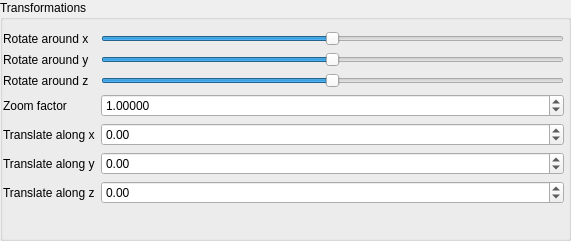
  <widget class="QGroupBox" name="groupBox">
   <property name="geometry">
    <rect>
     <x>10</x>
     <y>10</y>
     <width>571</width>
     <height>241</height>
    </rect>
   </property>
   <property name="styleSheet">
    <string notr="true"/>
   </property>
   <property name="title">
    <string>Transformations</string>
   </property>
   <widget class="QWidget" name="layoutWidget">
    <property name="geometry">
     <rect>
      <x>3</x>
      <y>31</y>
      <width>561</width>
      <height>201</height>
     </rect>
    </property>
    <layout class="QFormLayout" name="formLayout">
     <item row="0" column="0">
      <widget class="QLabel" name="label">
       <property name="text">
        <string>Rotate around x</string>
       </property>
       <property name="buddy">
        <cstring>rotate_x_slider</cstring>
       </property>
      </widget>
     </item>
     <item row="0" column="1">
      <widget class="QSlider" name="rotate_x_slider">
       <property name="styleSheet">
        <string notr="true"/>
       </property>
       <property name="minimum">
        <number>-180</number>
       </property>
       <property name="maximum">
        <number>180</number>
       </property>
       <property name="orientation">
        <enum>Qt::Horizontal</enum>
       </property>
      </widget>
     </item>
     <item row="1" column="0">
      <widget class="QLabel" name="label_2">
       <property name="text">
        <string>Rotate around y</string>
       </property>
       <property name="buddy">
        <cstring>rotate_y_slider</cstring>
       </property>
      </widget>
     </item>
     <item row="1" column="1">
      <widget class="QSlider" name="rotate_y_slider">
       <property name="styleSheet">
        <string notr="true"/>
       </property>
       <property name="minimum">
        <number>-180</number>
       </property>
       <property name="maximum">
        <number>180</number>
       </property>
       <property name="orientation">
        <enum>Qt::Horizontal</enum>
       </property>
      </widget>
     </item>
     <item row="2" column="0">
      <widget class="QLabel" name="label_3">
       <property name="text">
        <string>Rotate around z</string>
       </property>
       <property name="buddy">
        <cstring>rotate_z_slider</cstring>
       </property>
      </widget>
     </item>
     <item row="2" column="1">
      <widget class="QSlider" name="rotate_z_slider">
       <property name="styleSheet">
        <string notr="true"/>
       </property>
       <property name="minimum">
        <number>-180</number>
       </property>
       <property name="maximum">
        <number>180</number>
       </property>
       <property name="orientation">
        <enum>Qt::Horizontal</enum>
       </property>
      </widget>
     </item>
     <item row="3" column="0">
      <widget class="QLabel" name="label_4">
       <property name="text">
        <string>Zoom factor</string>
       </property>
       <property name="buddy">
        <cstring>zoom_factor_spin_box</cstring>
       </property>
      </widget>
     </item>
     <item row="3" column="1">
      <widget class="QDoubleSpinBox" name="zoom_factor_spin_box">
       <property name="toolTip">
        <string/>
       </property>
       <property name="decimals">
        <number>5</number>
       </property>
       <property name="minimum">
        <double>0.000100000000000</double>
       </property>
       <property name="maximum">
        <double>10000.000000000000000</double>
       </property>
       <property name="singleStep">
        <double>0.100000000000000</double>
       </property>
       <property name="value">
        <double>1.000000000000000</double>
       </property>
      </widget>
     </item>
     <item row="4" column="0">
      <widget class="QLabel" name="label_5">
       <property name="text">
        <string>Translate along x</string>
       </property>
       <property name="buddy">
        <cstring>trans_x_spin_box</cstring>
       </property>
      </widget>
     </item>
     <item row="4" column="1">
      <widget class="QDoubleSpinBox" name="trans_x_spin_box">
       <property name="minimum">
        <double>-100.000000000000000</double>
       </property>
       <property name="maximum">
        <double>100.000000000000000</double>
       </property>
       <property name="singleStep">
        <double>0.100000000000000</double>
       </property>
      </widget>
     </item>
     <item row="5" column="0">
      <widget class="QLabel" name="label_6">
       <property name="text">
        <string>Translate along y</string>
       </property>
       <property name="buddy">
        <cstring>trans_y_spin_box</cstring>
       </property>
      </widget>
     </item>
     <item row="5" column="1">
      <widget class="QDoubleSpinBox" name="trans_y_spin_box">
       <property name="minimum">
        <double>-100.000000000000000</double>
       </property>
       <property name="maximum">
        <double>100.000000000000000</double>
       </property>
       <property name="singleStep">
        <double>0.100000000000000</double>
       </property>
      </widget>
     </item>
     <item row="6" column="0">
      <widget class="QLabel" name="label_7">
       <property name="text">
        <string>Translate along z</string>
       </property>
       <property name="buddy">
        <cstring>trans_z_spin_box</cstring>
       </property>
      </widget>
     </item>
     <item row="6" column="1">
      <widget class="QDoubleSpinBox" name="trans_z_spin_box">
       <property name="minimum">
        <double>-100.000000000000000</double>
       </property>
       <property name="maximum">
        <double>100.000000000000000</double>
       </property>
       <property name="singleStep">
        <double>0.100000000000000</double>
       </property>
      </widget>
     </item>
    </layout>
   </widget>
  </widget>
